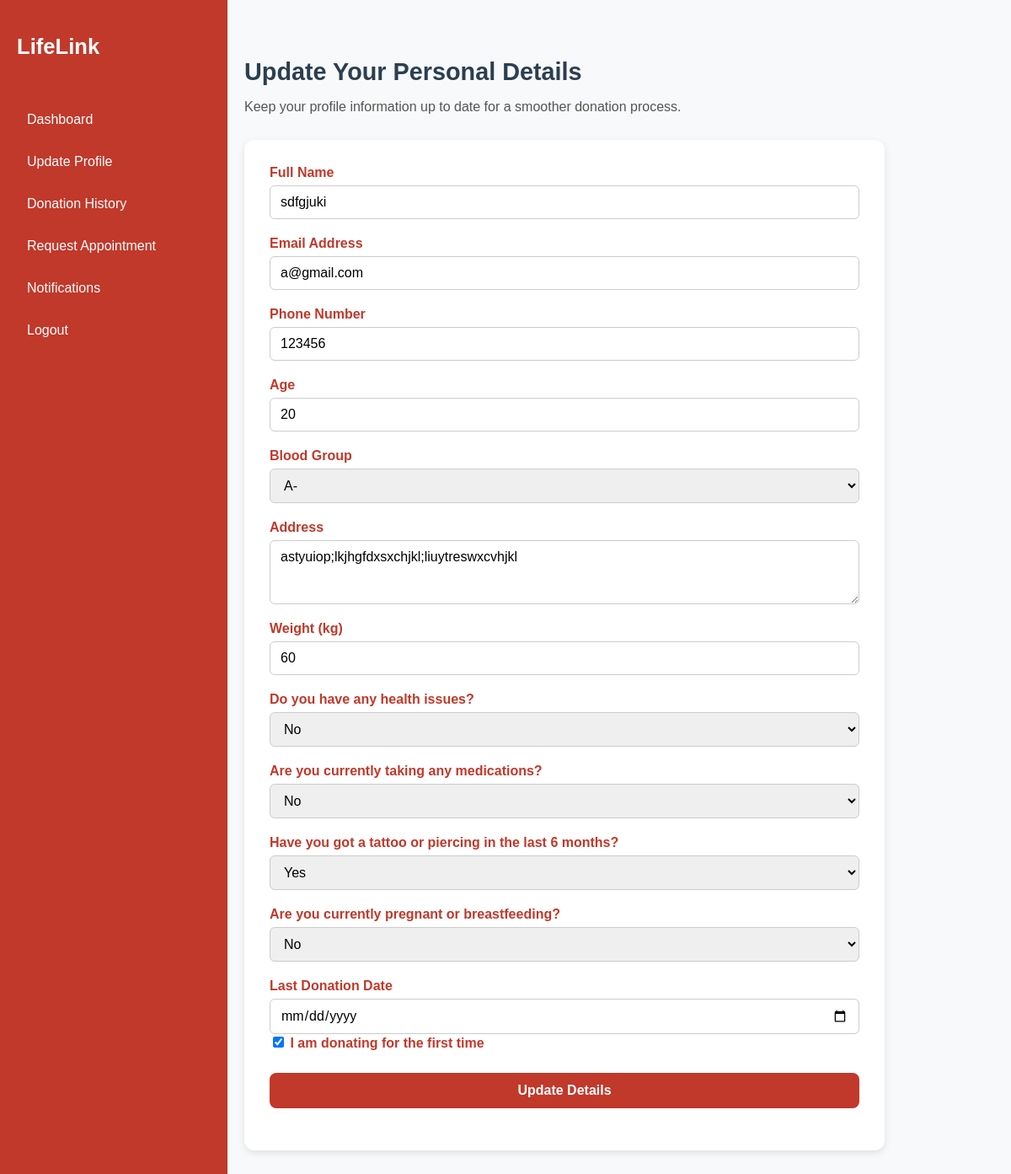
The page /update_donor/32/ (signed in) on the database its author committed.
### Blood_Bank/models.py (models this page shows, shortened)
class Donor(models.Model):
    profile = models.OneToOneField(Profile, on_delete=models.CASCADE)
    blood_group = models.CharField(max_length=20,null=True,blank=True)
    fullname = models.CharField(max_length=40,null=True,blank=True)
    age = models.PositiveIntegerField(null=True,blank=True)
    phonenumber = models.CharField(max_length=20,null=True,blank=True)
    address = models.CharField(max_length=50,null=True,blank=True)
    weight = models.PositiveIntegerField(null=True,blank=True)
    health = models.CharField(max_length=100,null=True,blank=True)
    medications = models.CharField(max_length=10, null=True, blank=True)
    tattoo = models.CharField(max_length=10, null=True, blank=True)
    pregnancy = models.CharField(max_length=10, null=True, blank=True)
    lastDonation = models.DateField(null=True, blank=True)
    is_first_time = models.BooleanField(default=False)

### Blood_Bank/views.py (the view, shortened to what this page needs)
# urls.py: path('update_donor/<int:donor_id>/',views.update_donor,name='update_donor'),
@login_required
def update_donor(request, donor_id):
    donor = get_object_or_404(Donor, id=donor_id)
    profile = donor.profile  # Get the related profile
    user = profile.user      # Get the related user
    return render(request, 'donor_dashboard/update_donor.html', {
        'profile': profile,
        'user': user,
        'donor': donor
    })

### Blood_Bank/templates/donor_dashboard/update_donor.html (shortened to what this page needs)
{% load static %}
<!DOCTYPE html>
<html lang="en">
<head>
  <link rel="stylesheet" href="{% static 'css/donor_dashboard/update_donor.css' %}">
</head>
<body>
  <div class="container">
    <aside class="sidebar">
      <h2>LifeLink</h2>
      <ul>
        <li><a href="{% url 'donordashboard'  %}">Dashboard</a></li>
        <li><a href="{% url 'update_donor' donor.id %}">Update Profile</a></li>
        <li><a href="{% url 'donation_history' %}">Donation History</a></li>
        <li><a href="{% url 'request_appointment' %}">Request Appointment</a></li>
        <li><a href="{% url 'donor_notification' %}">Notifications</a></li>
        <li><a href="{% url 'home' %}">Logout</a></li>
      </ul>
    </aside>
    <main class="main-content">
      <header>
        <h1>Update Your Personal Details</h1>
        <p>Keep your profile information up to date for a smoother donation process.</p>
      </header>
      <section class="update-card">
        <form action="{% url 'update_donor' donor.id %}" method="post" id="eligibility-form">
          <div class="form-group">
            <label for="fullname">Full Name</label>
            <input type="text" id="fullname" name="fullname" value="{{ donor.fullname }}" placeholder="Enter your full name" required>
          </div>
          <div class="form-group">
            <label for="email">Email Address</label>
            <input type="email" id="email" name="email" value="{{ user.email }}" placeholder="Enter your email" required>
          </div>
          <div class="form-group">
            <label for="phone">Phone Number</label>
            <input type="text" id="phone" name="phone" value="{{ donor.phonenumber }}" placeholder="Enter your phone number" required>
          </div>
          <div class="form-group">
            <label for="age">Age</label>
            <input type="number" id="age" name="age" value="{{ donor.age }}" placeholder="Enter your age" required>
          </div>
          <div class="form-group">
            <label for="bloodgroup">Blood Group</label>
            <select id="bloodgroup" name="bloodgroup" required>
              <option value="A-" {% if donor.blood_group == "A-" %}selected{% endif %}>A-</option>
            </select>
          </div>
          <div class="form-group">
            <label for="address">Address</label>
            <textarea id="address" name="address" rows="3" placeholder="Enter your address" required>{{ donor.address }}</textarea>
          </div>
          <div class="form-group">
            <label for="weight">Weight (kg)</label>
            <input type="number" id="weight" name="weight" value="{{ donor.weight }}" placeholder="Enter your weight">
          </div>
          <div class="form-group">
            <label for="health">Do you have any health issues?</label>
            <select id="health" name="health">
              <option value="no" {% if donor.health == "no" %}selected{% endif %}>No</option>
            </select>
          </div>
          <div class="form-group">
            <label for="medications">Are you currently taking any medications?</label>
            <select id="medications" name="medications">
              <option value="no" {% if donor.medications == "no" %}selected{% endif %}>No</option>
            </select>
          </div>
          <div class="form-group">
            <label for="tattoo">Have you got a tattoo or piercing in the last 6 months?</label>
            <select id="tattoo" name="tattoo">
              <option value="yes" {% if donor.tattoo %}selected{% endif %}>Yes</option>
            </select>
          </div>
          <div class="form-group">
            <label for="pregnancy">Are you currently pregnant or breastfeeding?</label>
            <select id="pregnancy" name="pregnancy">
              <option value="no" {% if donor.pregnancy %}selected{% endif %}>No</option>
            </select>
          </div>
          <div class="form-group">
            <label for="lastDonation">Last Donation Date</label>
            <input type="date" id="lastDonation" name="lastDonation" value="{{ donor.lastDonation|date:'Y-m-d' }}">
            <label>
              <input type="checkbox" id="first_time" name="first_time" {% if donor.is_first_time %}checked{% endif %}>
              I am donating for the first time
            </label>
          </div>
          <div class="form-group btn-area">
            <button type="submit" class="btn">Update Details</button>
          </div>
        </form>
      </section>
    </main>
  </div>
</body>
</html>

### Blood_Bank/static/css/donor_dashboard/update_donor.css (style rules this page uses)
body { margin: 0; font-family: 'Poppins', sans-serif; background-color: #f8f9fa; color: #333; }
.container { display: flex; min-height: 100vh; }
.sidebar { width: 230px; background-color: #c0392b; color: white; padding: 20px; position: fixed; top: 0; bottom: 0; left: 0; display: flex; flex-direction: column; align-items: flex-start; }
.sidebar h2 { font-size: 1.6rem; font-weight: bold; margin-bottom: 25px; }
.sidebar ul { list-style: none; padding: 0; width: 100%; }
.sidebar ul li { margin: 12px 0; }
.sidebar ul li a { text-decoration: none; color: white; font-size: 1rem; padding: 10px 12px; display: block; border-radius: 6px; transition: background 0.3s; }
.main-content { margin-left: 250px; padding: 50px 40px; flex-grow: 1; }
header h1 { font-size: 1.8rem; color: #2c3e50; margin-bottom: 10px; }
header p { color: #555; margin-bottom: 30px; }
.update-card { background-color: white; border-radius: 12px; box-shadow: 0 3px 8px rgba(0,0,0,0.1); padding: 30px; max-width: 700px; }
.form-group { margin-bottom: 20px; display: flex; flex-direction: column; }
label { font-weight: 600; margin-bottom: 6px; color: #c0392b; }
input, select, textarea { padding: 10px 12px; border-radius: 6px; border: 1px solid #ccc; font-size: 1rem; font-family: 'Poppins', sans-serif; outline: none; transition: 0.3s; }
.btn-area { text-align: center; }
.btn { background-color: #c0392b; color: white; border: none; padding: 12px 25px; border-radius: 8px; font-size: 1rem; font-weight: 600; cursor: pointer; transition: 0.3s; }

### rows shown on the page
Donor: fullname "sdfgjuki", phone "123456", age "20", bloodgroup "A-", address "astyuiop;lkjhgfdxsxchjkl;liuytreswxcvhjkl", weight "60", health "No", medications "No", tattoo "Yes", pregnancy "No", is_first_time "☑"
